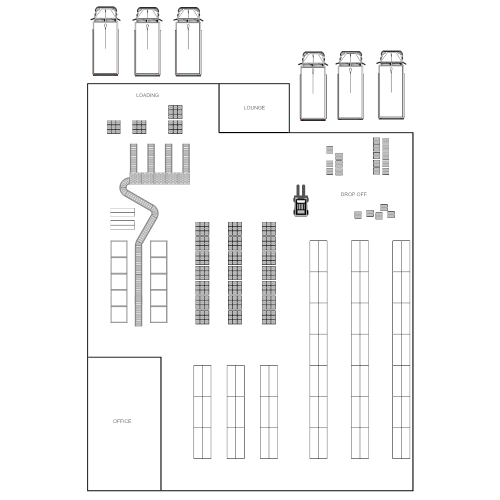
#> input picture maps/warehouse.png, 1000 x 1000 px (shown at 1/2 size)
$ python main.py
#> lines starting #> are read from the running program, lines starting #| are printed output that depends on the picture; after the words box and inside, x2 and y2 are one past the last pixel; in counts of white or black regions, pixels touching at a corner belong together
### VoronoiClass.py
import numpy as np
import numpy.random as nr
import networkx as nx
import cv2
import matplotlib.pyplot as plt
import matplotlib.path as mpltPath
import sqlite3
import time
import pickle
import pandas as pd

import matplotlib.pyplot as plt

from ortools.linear_solver import pywraplp
from ortools.init import pywrapinit
from ortools.constraint_solver import routing_enums_pb2
from ortools.constraint_solver import pywrapcp

from scipy.spatial import Voronoi, voronoi_plot_2d, KDTree
from sklearn.cluster import KMeans, SpectralClustering


class VoronoiMap:

    def __init__(self, scale=0.5):
        self.scale = scale
        self.img_original = None
        self.img_marked = None
        self.img_thresh = None
        self.marker_colour = None
        self.VoronoiGraph = None
        self.G = None
        self.towns_x = None
        self.towns_y = None
        self.towns_xy = None
        self.towns_nodes = None
        self.no_towns = None
        self.routes = None
        self.route_distances = None
        self.no_agents = None
        self.starting_town = None
        self.calculation_walltime = None


    def load_original_image(self, image_path):
        """
        load in original unmarked image
        this image is used as background in final plot
        """
#> called with image_path = './maps/warehouse.png'

        self.img_original = cv2.imread(image_path)
#> self.img_original is the input picture: shape (1000, 1000, 3); mean B, G, R 246.5, 246.5, 246.5


    def load_marked_image(self, image_path, safe_colour=np.array([36, 28, 236])):
        """
        load marked image
        this image is the one where the non-blocked "empty" areas are filled in with the safe_colour.
        """
#> called with image_path = './maps/warehouse-inverse.png', safe_colour = array of shape (3,)

        self.img_marked = cv2.imread(image_path)
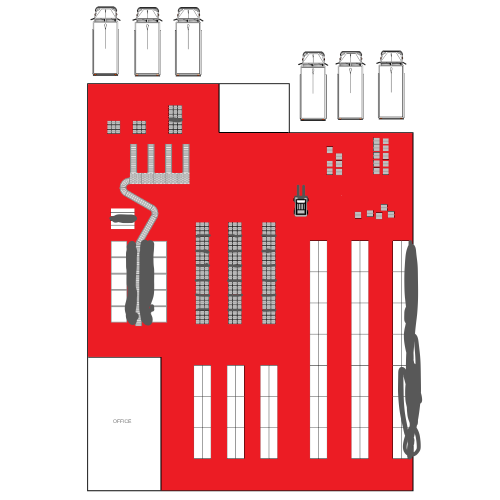
#> input picture maps/warehouse-inverse.png, 1000 x 1000 px (shown at 1/2 size)
#> self.img_marked is the input picture: shape (1000, 1000, 3); mean B, G, R 171.7, 169, 237.7
        self.marker_colour = safe_colour


    def _generate_threshed_image(self, scaled_img_marked):
        """
        generate thresheld image from marked image
        """

        mask = cv2.inRange(scaled_img_marked, self.marker_colour, self.marker_colour)
        imask = mask>0
        red = np.zeros_like(scaled_img_marked, np.uint8)
        red[imask] = scaled_img_marked[imask]

        img_gray = cv2.cvtColor(red, cv2.COLOR_BGR2GRAY)
        lower_threshold = 0
        top_threshold = 10
        _, img_thresh = cv2.threshold(img_gray, top_threshold, 255, cv2.THRESH_BINARY)

        return img_thresh


    def generate_voronoi_paths(self):
        """
        generate legal voronoi paths
        legal here means that the voronoi edges do not pass into/through obstacles
        """

        width = int(self.img_original.shape[1] * self.scale)
#> width = 250
        height = int(self.img_original.shape[0] * self.scale)
#> height = 250
        dim = (width, height)
#> dim = (250, 250)

        scaled_img_original = cv2.resize(self.img_original, dim, interpolation=cv2.INTER_AREA)
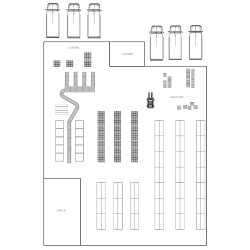
#> scaled_img_original: shape (250, 250, 3); mean B, G, R 246.5, 246.5, 246.5
        scaled_img_marked = cv2.resize(self.img_marked, dim, interpolation=cv2.INTER_AREA)
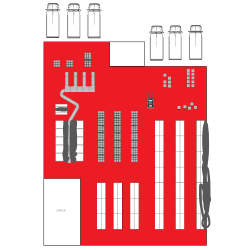
#> scaled_img_marked: shape (250, 250, 3); mean B, G, R 171.7, 169, 237.7
        scaled_img_thresh = self._generate_threshed_image(scaled_img_marked)
#> in _generate_threshed_image, `mask = cv2.inRange(scaled_img_marked, self.marker_colour, self.marker_..`:
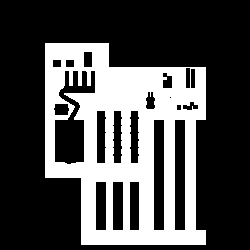
#> mask: shape (250, 250); 30.6% white; 1 white region, box (x1, y1, x2, y2) and area: (45, 43, 206, 245) 19145
#> in _generate_threshed_image, `red[imask] = scaled_img_marked[imask]`:
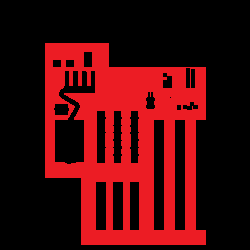
#> red: shape (250, 250, 3); mean B, G, R 11, 8.6, 72.3


        Y, X = np.where(scaled_img_thresh == 0)
        points = np.array([X, Y]).T
#> points = 43355 pairs, first value 0 to 249, second value 0 to 249

        vor = Voronoi(points)
        polygon_matrix = scaled_img_thresh == 0

        finite_ridges = []
        for ridge in vor.ridge_vertices:
            if ridge[0] == -1 or ridge[1] == -1:
                pass
            else:
                finite_ridges.append(ridge)
#> this loop made 86689 passes
#> ridge on passes 1 to 3: [9, 30], [9, 21], [26, 30]
#> after the loop, finite_ridges = 85693 items


        filtered_ridges = []

        for ridge in finite_ridges:
            v1 = vor.vertices[ridge[0]]
            v2 = vor.vertices[ridge[1]]

            try:

                if (polygon_matrix[int(v1[1])][int(v1[0])] == False) and (polygon_matrix[int(v2[1])][int(v2[0])] == False):
                    filtered_ridges.append(ridge)
                else:
                    pass
            except:
                pass
#> this loop made 85693 passes
#> (ridge, v1, v2) on passes 1 to 3: ([9, 30], [121.5, 126.5], [119.5, 126.5]), ([9, 21], [121.5, 126.5], [120.5, 125.5]), ([26, 30], [119.5, 125.5], [119.5, 126.5])
#> after the loop, filtered_ridges = 1813 pairs, first value 0 to 43064, second value 3 to 43065

        filtered_vertices = []
        nogood_vertices = []
        fucked_vertices = []

        for vertex in vor.vertices:
            x = vertex[0]
            y = vertex[1]

            try:
                if (polygon_matrix[int(y)][int(x)] == False):
                    filtered_vertices.append(vertex)
                else:
                    nogood_vertices.append(vertex)
            except Exception as e:
                fucked_vertices.append(vertex)
#> this loop made 43335 passes
#> (x, y) on passes 1 to 3: (90.08, 171.7), (75.5, 161.5), (120.5, 88.5)
#> after the loop, filtered_vertices = 1794 pairs, first value 45.5 to 205.5, second value 43.5 to 244.5; fucked_vertices = []; nogood_vertices = 41541 items

        z = np.array(filtered_vertices)
#> z has the same summary as filtered_vertices
        vor.ridge_vertices = np.array(filtered_ridges)
#> vor.ridge_vertices has the same summary as filtered_ridges

        self.VoronoiGraph = vor


    def generate_networkx_graph(self):
        """
        create a networkx graph based on the voronoi graph
        """

        def distance(v1, v2):
            return ((v1[1] - v2[1])**2 + (v1[0] - v2[0])**2)**0.5

        self.G = nx.Graph()

        # convert voronoi nodes/edges to networkx graph

        for ridge in self.VoronoiGraph.ridge_vertices:

            v1 = self.VoronoiGraph.vertices[ridge[0]]
            v2 = self.VoronoiGraph.vertices[ridge[1]]
            # print(tuple(v1.tolist()), '==>', tuple(v2.tolist()), 'distance =', distance(v1, v2))
            self.G.add_edge(tuple(v1.tolist()), tuple(v2.tolist()), weight=distance(v1, v2))
#> this loop made 1813 passes
#> (ridge, v1, v2) on passes 1 to 3: ([11, 12], [123.5, 127.5], [125.2, 128.1]), ([12, 23], [125.2, 128.1], [125.5, 125.5]), ([9, 11], [121.5, 126.5], [123.5, 127.5])


    def load_waypoints(self, waypoints_filename, start_x, start_y):
        """
        load the waypoints that the agents are to pass through
        """

#> (the run stopped early here; a loop or call above may not have finished)
